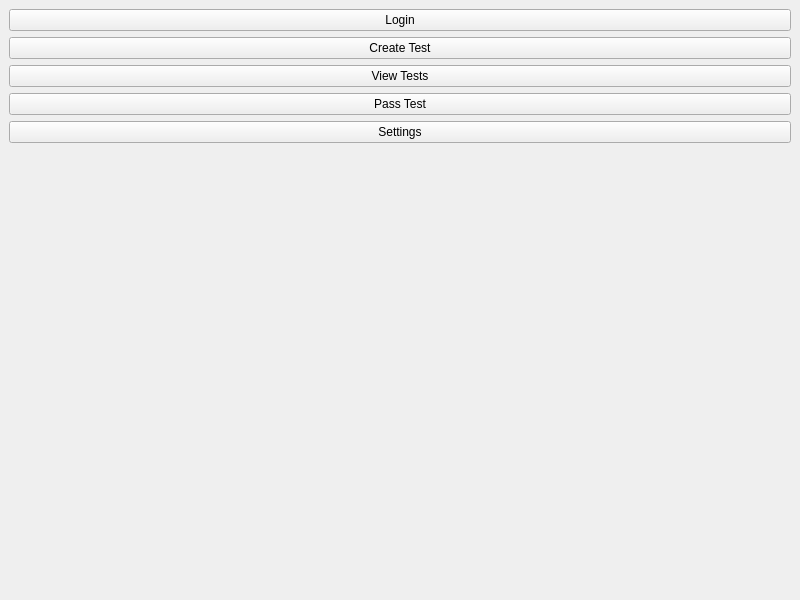
<?xml version="1.0" encoding="UTF-8"?>
<ui version="4.0">
 <class>MainWindow</class>
 <widget class="QMainWindow" name="MainWindow">
  <property name="geometry">
   <rect>
    <x>0</x>
    <y>0</y>
    <width>800</width>
    <height>600</height>
   </rect>
  </property>
  <property name="windowTitle">
   <string>Test Constructor</string>
  </property>
  <widget class="QWidget" name="centralwidget">
   <layout class="QVBoxLayout" name="verticalLayout">
    <item>
     <widget class="QPushButton" name="loginButton">
      <property name="text">
       <string>Login</string>
      </property>
     </widget>
    </item>
    <item>
     <widget class="QPushButton" name="createTestButton">
      <property name="text">
       <string>Create Test</string>
      </property>
     </widget>
    </item>
    <item>
     <widget class="QPushButton" name="viewTestsButton">
      <property name="text">
       <string>View Tests</string>
      </property>
     </widget>
    </item>
    <item>
     <widget class="QPushButton" name="passTestButton">
      <property name="text">
       <string>Pass Test</string>
      </property>
     </widget>
    </item>
    <item>
     <widget class="QPushButton" name="settingsButton">
      <property name="text">
       <string>Settings</string>
      </property>
     </widget>
    </item>
    <item>
     <widget class="QStackedWidget" name="stackedWidget"/>
    </item>
   </layout>
  </widget>
 </widget>
 <resources/>
 <connections/>
</ui>
